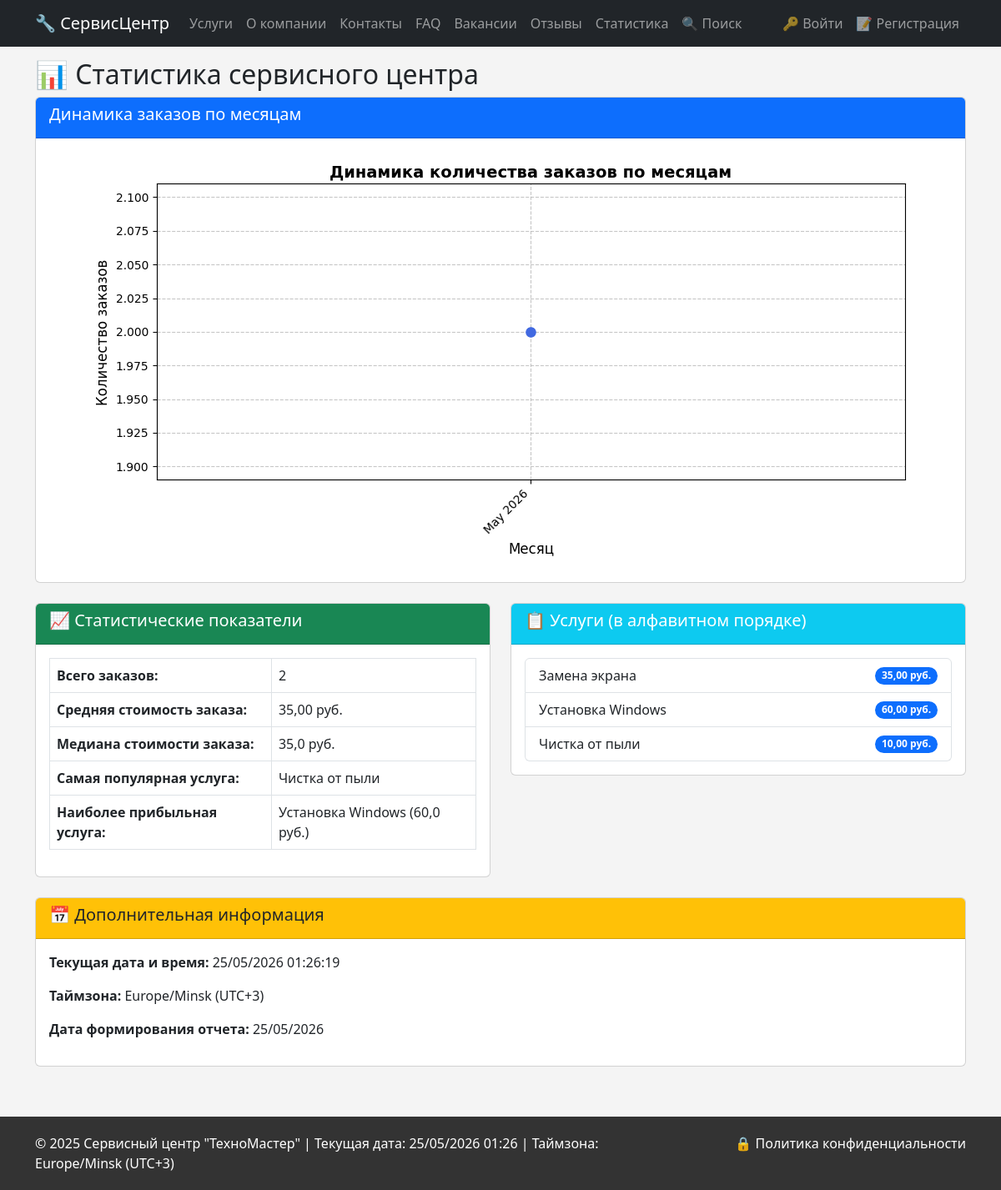
Page /statistics/ on the committed database.
### core/models.py (models this page shows, shortened)
class Service(models.Model):
    name = models.CharField(max_length=200)
    service_type = models.ForeignKey(ServiceType, on_delete=models.CASCADE, related_name='services')
    price = models.DecimalField(max_digits=10, decimal_places=2, validators=[MinValueValidator(0)])
    unit = models.CharField(max_length=20, default="шт.", help_text="шт., час, услуга")
    image = models.ImageField(upload_to='services/', blank=True, null=True)

### core/views.py (the view)
# urls.py: path('statistics/', views.statistics, name='statistics'),
def statistics(request):
    all_orders = Order.objects.all()
    total_orders = all_orders.count()
    total_sum = sum(o.total_cost() for o in all_orders)
    avg_cost = total_sum / total_orders if total_orders > 0 else 0
    costs_list = sorted([float(o.total_cost()) for o in all_orders])
    if costs_list:
        n = len(costs_list)
        if n % 2 == 0:
            median_cost = (costs_list[n//2 - 1] + costs_list[n//2]) / 2
        else:
            median_cost = costs_list[n//2]
    else:
        median_cost = 0
    popular_service = OrderService.objects.values('service__name').annotate(
        total=Sum('quantity')
    ).order_by('-total').first()
    profitable_service = OrderService.objects.values('service__name', 'service__price').annotate(
        total_quantity=Sum('quantity')
    ).order_by('-total_quantity')
    if profitable_service:
        for item in profitable_service:
            item['total_revenue'] = float(item['service__price']) * item['total_quantity']
        most_profitable = max(profitable_service, key=lambda x: x['total_revenue'])
        most_profitable_name = most_profitable['service__name']
        most_profitable_revenue = most_profitable['total_revenue']
    else:
        most_profitable_name = "Нет данных"
        most_profitable_revenue = 0
    chart_base64 = generate_statistics_chart()
    services_alpha = Service.objects.select_related('service_type').all().order_by('name')
    context = {
        'total_orders': total_orders,
        'avg_cost': round(avg_cost, 2),
        'median_cost': round(median_cost, 2),
        'popular_service': popular_service['service__name'] if popular_service else "Нет данных",
        'most_profitable_name': most_profitable_name,
        'most_profitable_revenue': round(most_profitable_revenue, 2),
        'chart_base64': chart_base64,
        'services_alpha': services_alpha,
    }
    return render(request, 'core/statistics.html', context)

### core/models.py (called while the page is built)
    def total_cost(self):
        services_cost = sum(item.service.price * item.quantity for item in self.orderservice_set.all())
        parts_cost = sum(item.spare_part.price * item.quantity for item in self.ordersparepart_set.all())
        return services_cost + parts_cost

### templates/core/statistics.html (shortened to what this page needs)
{% extends 'core/base.html' %}
{% block content %}
<h2>📊 Статистика сервисного центра</h2>
<div class="row">
    <div class="col-md-12">
        <div class="card mb-4">
            <div class="card-header bg-primary text-white">
                <h5>Динамика заказов по месяцам</h5>
            </div>
            <div class="card-body text-center">
                <img alt="График заказов по месяцам" class="img-fluid">
            </div>
        </div>
    </div>
</div>
<div class="row">
    <div class="col-md-6">
        <div class="card mb-4">
            <div class="card-header bg-success text-white">
                <h5>📈 Статистические показатели</h5>
            </div>
            <div class="card-body">
                <table class="table table-bordered">
                    <tr>
                        <th>Всего заказов:</th>
                        <td>{{ total_orders }}</td>
                    </tr>
                    <tr>
                        <th>Средняя стоимость заказа:</th>
                        <td>{{ avg_cost }} руб.</td>
                    </tr>
                    <tr>
                        <th>Медиана стоимости заказа:</th>
                        <td>{{ median_cost }} руб.</td>
                    </tr>
                    <tr>
                        <th>Самая популярная услуга:</th>
                        <td>{{ popular_service }}</td>
                    </tr>
                    <tr>
                        <th>Наиболее прибыльная услуга:</th>
                        <td>{{ most_profitable_name }} ({{ most_profitable_revenue }} руб.)</td>
                    </tr>
                </table>
            </div>
        </div>
    </div>
    <div class="col-md-6">
        <div class="card mb-4">
            <div class="card-header bg-info text-white">
                <h5>📋 Услуги (в алфавитном порядке)</h5>
            </div>
            <div class="card-body">
                <ul class="list-group">
                    {% for service in services_alpha %}
                    <li class="list-group-item d-flex justify-content-between align-items-center">
                        {{ service.name }}
                        <span class="badge bg-primary rounded-pill">{{ service.price }} руб.</span>
                    </li>
                    {% empty %}
                    <li class="list-group-item">Нет услуг</li>
                    {% endfor %}
                </ul>
            </div>
        </div>
    </div>
</div>
<div class="row">
    <div class="col-md-12">
        <div class="card">
            <div class="card-header bg-warning">
                <h5>📅 Дополнительная информация</h5>
            </div>
            <div class="card-body">
                <p><strong>Текущая дата и время:</strong> {% now "d/m/Y H:i:s" %}</p>
                <p><strong>Таймзона:</strong> Europe/Minsk (UTC+3)</p>
                <p><strong>Дата формирования отчета:</strong> {% now "d/m/Y" %}</p>
            </div>
        </div>
    </div>
</div>
{% endblock %}

### templates/core/base.html (style rules this page uses)
body { background: #f4f4f4; padding-top: 70px; }
.card { margin-bottom: 20px; }

### rows in the picture
Service: name "Чистка от пыли", price "10,00"
Service: name "Установка Windows", price "60,00"
Service: name "Замена экрана", price "35,00"

### other values in the picture
{{ total_orders }} "2"
{{ avg_cost }} "35,00"
{{ median_cost }} "35,0"
{{ most_profitable_revenue }} "60,0"
